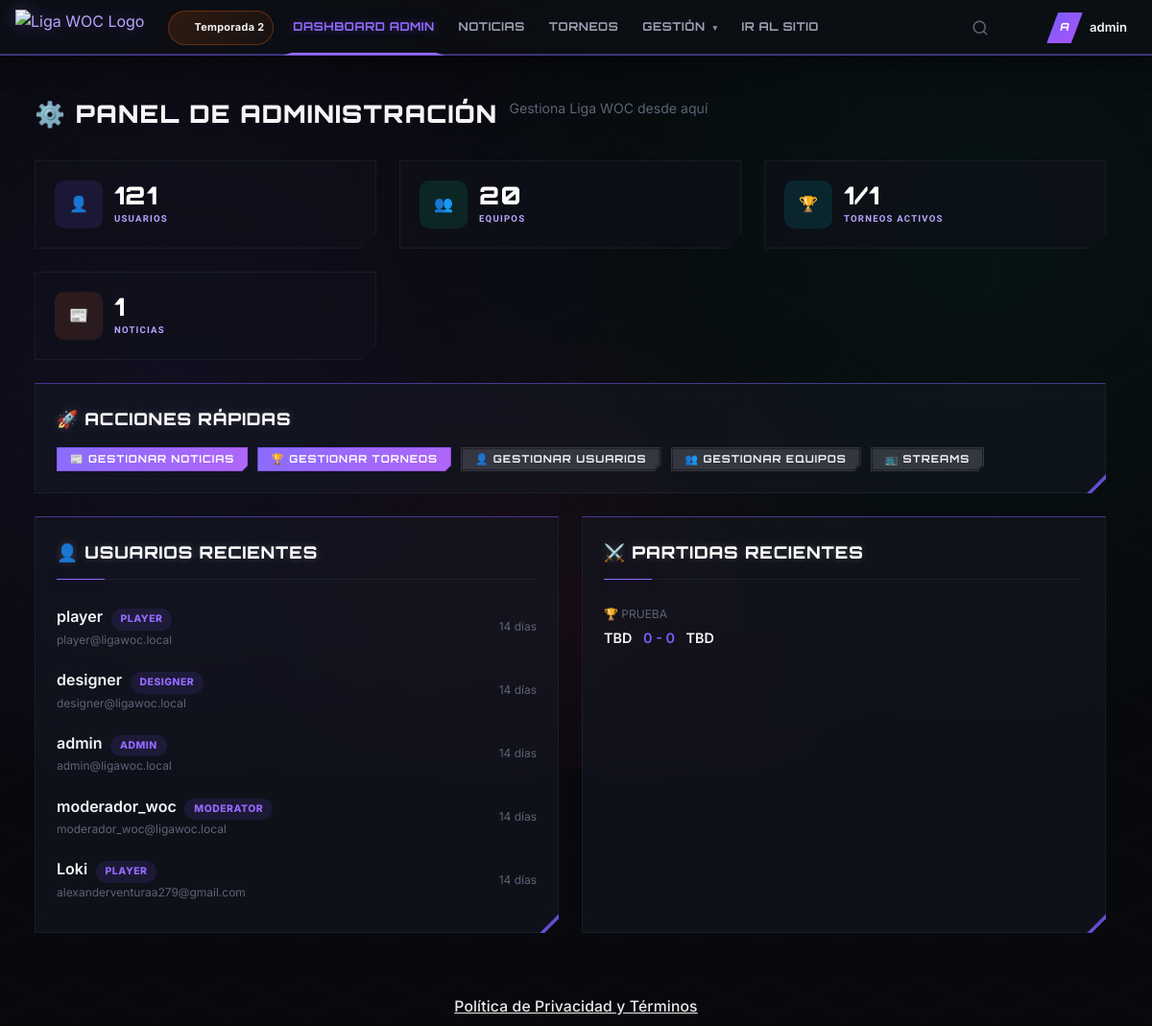
Screenshot of /admin (signed in) with the database file from the repository.
### tables this page shows
CREATE TABLE `seasons` (
  `id` int(11) NOT NULL,
  `name` varchar(100) NOT NULL,
  `start_date` date NOT NULL,
  `end_date` date DEFAULT NULL,
  `is_active` tinyint(1) DEFAULT 0,
  `description` text DEFAULT NULL,
  `created_at` datetime DEFAULT current_timestamp()
);

CREATE TABLE `users` (
  `id` int(11) NOT NULL,
  `username` varchar(50) NOT NULL,
  `email` varchar(100) NOT NULL,
  `password` varchar(255) NOT NULL,
  `role` enum('player','designer','admin','superadmin','moderator') DEFAULT 'player',
  `cover` varchar(255) DEFAULT NULL,
  `avatar` varchar(255) DEFAULT NULL,
  `ml_id` varchar(50) DEFAULT NULL,
  `ml_server` varchar(20) DEFAULT NULL,
  `ml_nickname` varchar(50) DEFAULT NULL,
  `main_hero` varchar(50) DEFAULT NULL,
  `current_rank` varchar(30) DEFAULT NULL,
  `whatsapp` varchar(30) DEFAULT NULL,
  `phone_brand` varchar(100) DEFAULT NULL,
  `discord` varchar(100) DEFAULT NULL,
  `bio` text DEFAULT NULL,
  `is_verified` tinyint(1) DEFAULT 0,
  `verification_token` varchar(100) DEFAULT NULL,
  `reset_token` varchar(100) DEFAULT NULL,
  `reset_expires` datetime DEFAULT NULL,
  `is_banned` tinyint(1) DEFAULT 0,
  `ban_reason` varchar(255) DEFAULT NULL,
  `last_login` datetime DEFAULT NULL,
  `created_at` datetime DEFAULT current_timestamp(),
  `updated_at` datetime DEFAULT current_timestamp() ON UPDATE current_timestamp(),
  `ban_date` timestamp NULL DEFAULT NULL COMMENT 'Fecha del ban'
);

CREATE TABLE `tournament_matches` (
  `id` int(11) NOT NULL,
  `tournament_id` int(11) NOT NULL,
  `round` int(11) NOT NULL DEFAULT 1,
  `match_number` int(11) NOT NULL,
  `bracket_type` enum('winners','losers','finals','group','round_robin') DEFAULT 'winners',
  `group_name` varchar(10) DEFAULT NULL,
  `team1_id` int(11) DEFAULT NULL,
  `team2_id` int(11) DEFAULT NULL,
  `winner_id` int(11) DEFAULT NULL,
  `loser_id` int(11) DEFAULT NULL,
  `team1_score` int(11) DEFAULT 0,
  `team2_score` int(11) DEFAULT 0,
  `best_of` int(11) DEFAULT 1,
  `room_id` varchar(50) DEFAULT NULL,
  `room_password` varchar(50) DEFAULT NULL,
  `scheduled_at` datetime DEFAULT NULL,
  `started_at` datetime DEFAULT NULL,
  `completed_at` datetime DEFAULT NULL,
  `status` enum('pending','scheduled','live','completed','disputed','cancelled') DEFAULT 'pending',
  `next_match_id` int(11) DEFAULT NULL,
  `referee_id` int(11) DEFAULT NULL,
  `notes` text DEFAULT NULL,
  `created_at` datetime DEFAULT current_timestamp()
);

CREATE TABLE `tournaments` (
  `id` int(11) NOT NULL,
  `name` varchar(200) NOT NULL,
  `slug` varchar(200) NOT NULL,
  `description` text DEFAULT NULL,
  `rules` text DEFAULT NULL,
  `image` varchar(255) DEFAULT NULL,
  `season_id` int(11) DEFAULT NULL,
  `format` enum('single_elimination','double_elimination','group_stage','round_robin') NOT NULL,
  `team_size` int(11) DEFAULT 5,
  `max_teams` int(11) DEFAULT 16,
  `min_rank` varchar(30) DEFAULT NULL,
  `entry_fee` decimal(10,2) DEFAULT 0.00,
  `prize_pool` varchar(500) DEFAULT NULL,
  `status` enum('draft','registration','ready','in_progress','completed','cancelled') DEFAULT 'draft',
  `registration_start` datetime DEFAULT NULL,
  `registration_end` datetime DEFAULT NULL,
  `start_date` datetime DEFAULT NULL,
  `end_date` datetime DEFAULT NULL,
  `stream_url` varchar(500) DEFAULT NULL,
  `created_by` int(11) NOT NULL,
  `created_at` datetime DEFAULT current_timestamp(),
  `updated_at` datetime DEFAULT current_timestamp() ON UPDATE current_timestamp(),
  `is_main_tournament` tinyint(1) NOT NULL DEFAULT 0,
  `tournament_type` varchar(50) DEFAULT NULL
);

### admin/index.php (the view, shortened to what the rows shown need)
<?php
require_once __DIR__ . '/../config/app.php';
require_once __DIR__ . '/../config/database.php';
$db = Database::getInstance();
$recentUsers = $db->fetchAll("SELECT id, username, email, role, created_at, last_login FROM users ORDER BY created_at DESC LIMIT 5");
$recentMatches = $db->fetchAll("SELECT tm.*, t1.name as team1_name, t2.name as team2_name, tr.name as tournament_name FROM tournament_matches tm LEFT JOIN teams t1 ON tm.team1_id = t1.id LEFT JOIN teams t2 ON tm.team2_id = t2.id LEFT JOIN tournaments tr ON tm.tournament_id = tr.id WHERE tm.status = 'completed' ORDER BY tm.completed_at DESC LIMIT 5");
require_once __DIR__ . '/../includes/header.php';
require_once __DIR__ . '/../includes/navbar.php';
?>
<div class="app-wrapper">
<div class="main-content">
    <div class="page-header">
        <h1 class="page-title">⚙️ Panel de Administración</h1>
    </div>
    <div class="grid grid-2">
        <div class="card">
            <?php foreach ($recentUsers as $u): ?>
            <div style="display:flex;align-items:center;justify-content:space-between;padding:10px 0;border-bottom:1px solid var(--border-color);">
                <div>
                    <span style="font-weight:600;"><?= htmlspecialchars($u['username']) ?></span>
                    <span class="badge badge-purple" style="font-size:0.65rem;margin-left:4px;"><?= $u['role'] ?></span>
                    <div style="font-size:0.75rem;color:var(--text-muted);"><?= $u['email'] ?></div>
                </div>
                <span style="font-size:0.75rem;color:var(--text-muted);"><?= timeAgo($u['created_at']) ?></span>
            </div>
            <?php endforeach; ?>
        </div>
        <div class="card">
            <?php if (!empty($recentMatches)): ?>
                <?php foreach ($recentMatches as $m): ?>
                <div style="padding:10px 0;border-bottom:1px solid var(--border-color);">
                    <div style="font-size:0.75rem;color:var(--text-muted);margin-bottom:4px;">🏆 <?= htmlspecialchars($m['tournament_name'] ?? '') ?></div>
                    <div style="font-weight:600;font-size:0.9rem;">
                        <?= htmlspecialchars($m['team1_name'] ?? 'TBD') ?>
                        <span style="color:var(--neon-orchid);margin:0 8px;"><?= $m['team1_score'] ?> - <?= $m['team2_score'] ?></span>
                        <?= htmlspecialchars($m['team2_name'] ?? 'TBD') ?>
                    </div>
                </div>
                <?php endforeach; ?>
            <?php else: ?>
                <div class="empty-state" style="padding:20px 0;"><p>Sin partidas recientes</p></div>
            <?php endif; ?>
        </div>
    </div>
<?php require_once __DIR__ . '/../includes/footer.php'; ?>

### includes/navbar.php (shortened to what the rows shown need)
<?php
$_activeSeason = Database::getInstance()->fetch("SELECT name FROM seasons WHERE is_active = 1 LIMIT 1");
$_seasonLabel = $_activeSeason ? $_activeSeason['name'] : null;
$isDesigner = false;
function wocIcon($name, $class = '') {
    $svg = $icons[$name] ?? '';
    return '<svg class="icon-svg ' . $class . '" viewBox="0 0 24 24" fill="none" stroke="currentColor" stroke-width="2" stroke-linecap="round" stroke-linejoin="round">' . $svg . '</svg>';
}
?>
<header class="topnav-immersive<?= $isDesigner ? ' has-designer-link' : '' ?>">
    <div class="topnav-left">
        <nav class="topnav-links">
            <?php if ($_seasonLabel): ?>
            <div class="season-badge" title="Temporada actual">
                <?= wocIcon('calendar', 'sm') ?>
                <span><?= htmlspecialchars($_seasonLabel) ?></span>
            </div>
            <?php endif; ?>
        </nav>
    </div>
</header>

### rows the page displays
seasons: name "Temporada 2"
users: username "player", role "PLAYER", email "player@ligawoc.local", created_at "14 días"
users: username "designer", role "DESIGNER", email "designer@ligawoc.local", created_at "14 días"
users: username "admin", role "ADMIN", email "admin@ligawoc.local", created_at "14 días"
users: username "moderador_woc", role "MODERATOR", email "moderador_woc@ligawoc.local", created_at "14 días"
users: username "Loki", role "PLAYER", email "alexanderventuraa279@gmail.com", created_at "14 días"
tournament_matches: tournament.name "PRUEBA", team1_name "TBD", team1_score "0", team2_score "0", team2_name "TBD"

### other values shown
substr(currentUsername() ?? 'U', 0, 1) "A"
currentUsername() "admin"
$totalUsers "121"
$totalTeams "20"
$activeTournaments "1"
$totalTournaments "1"
$totalNews "1"
